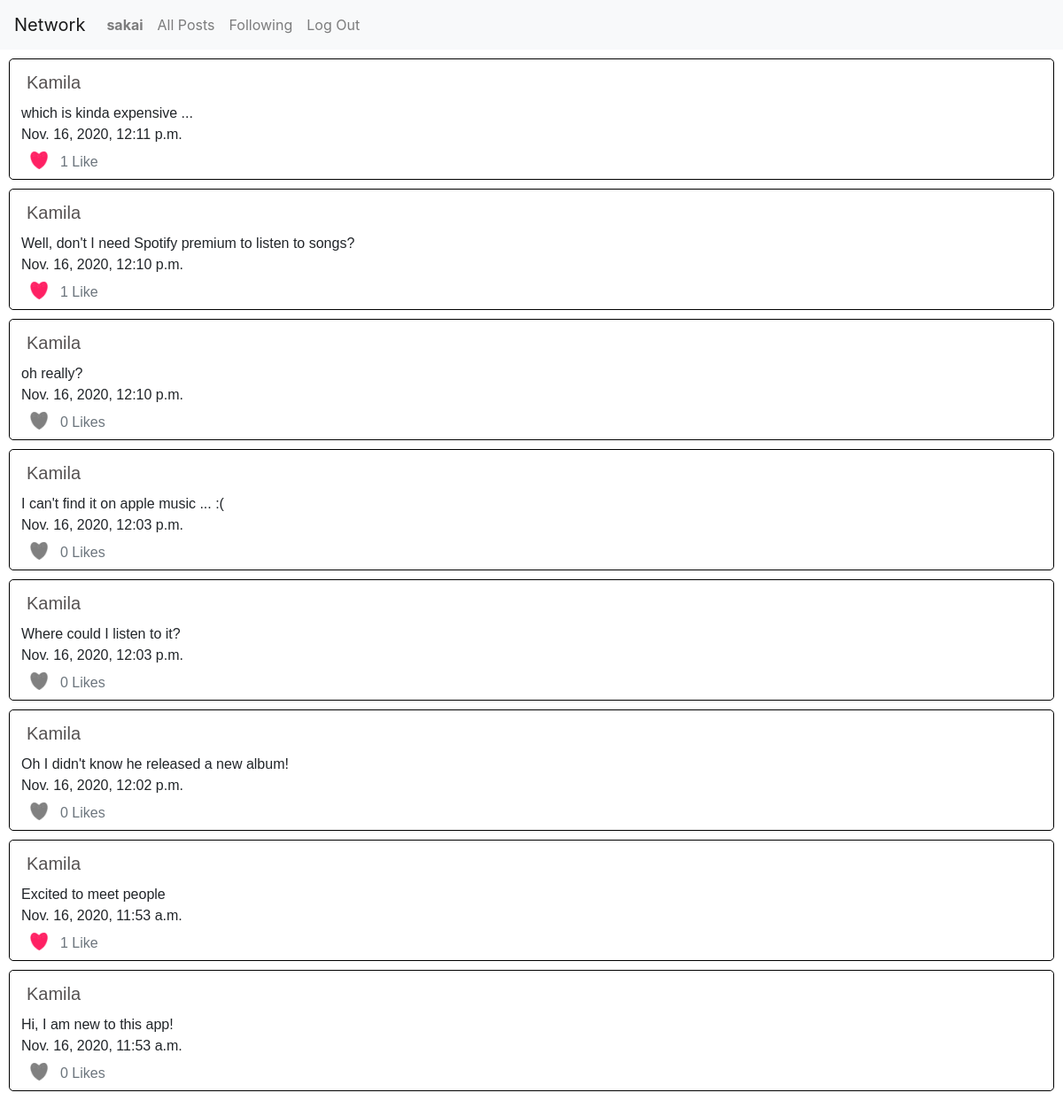
Page /following (signed in) on the committed database.
### network/models.py (models this page shows)
class User(AbstractUser):
    pass

class Post(models.Model):
    owner = models.ForeignKey("User", on_delete=models.PROTECT, related_name="posts")
    text = models.TextField(blank=True)
    timestamp = models.DateTimeField(auto_now_add=True)
    likes = models.ManyToManyField(User, blank=True, related_name="liked_posts")

### network/views.py (the view)
# urls.py: path("following", views.following, name="following"),
def following(request):
    current_user = request.user
    i_am_following = Follower.objects.filter(following=current_user).values_list("followed", flat=True)
    posts = Post.objects.filter(owner__in=i_am_following)
    posts = posts.order_by("-timestamp").all()
    paginator = Paginator(posts, 10)
    page_number = request.GET.get('page')
    page_obj = paginator.get_page(page_number)
    if request.user.is_authenticated:
        liked_posts = request.user.liked_posts.all()
    else:
        liked_posts = []
    return render(request, "network/following.html", {
        "page_obj": page_obj,
        "liked_posts" :liked_posts
    })

### network/templates/network/following.html (shortened to what this page needs)
{% extends "network/layout.html" %}
{% load static %}
{% block body %}
<div id="all-posts" >
    {% for post in page_obj %}
    <div id='{{post.id}}-container' style="margin:10px; padding:3px; padding-bottom:0; border-radius: 5px; border:thin solid black; font-family:Arial, Helvetica, sans-serif;">
        <p style="text-transform:capitalize; font-size: 20px; margin:0;"><a style="color: rgb(85, 81, 81); " class="nav-link" href="{% url 'profile' post.owner%}">{{post.owner}}</a></p>
        <div id='{{post.id}}-body' class="postbody">
            <p style="margin:0;"><span id="post_text-{{ post.id }}" >{{post.text}}</span></p>
            <p style="margin:0;"><span>{{post.timestamp}}</span></p>
            {% if post in liked_posts %}
                <div class="row unlike" data-postid="{{ post.id }}" data-userid="{{ user.id }}">
                    <img src="{% static 'network/redheart.png' %}" class="icon posttext" id="heart-{{ post.id }}">
                    {% if post.likes.count == 1 %}
                        <p class="text-secondary posttext" id="likes-{{ post.id }}">{{ post.likes.count }} Like</p><br>
                    {% else %}
                        <p class="text-secondary posttext" id="likes-{{ post.id }}">{{ post.likes.count }} Likes</p><br>
                    {% endif %}
                </div>
            {% else %}
                <div class="row like" data-postid="{{ post.id }}" data-userid="{{ user.id }}">
                    <img src="{% static 'network/heart.png' %}" class="icon posttext" id="heart-{{ post.id }}">
                    {% if post.likes.count == 1 %}
                        <p class="text-secondary posttext" id="likes-{{ post.id }}">{{ post.likes.count }} Like</p><br>
                    {% else %}
                        <p class="text-secondary posttext" id="likes-{{ post.id }}">{{ post.likes.count }} Likes</p><br>
                    {% endif %}
                </div>
            {% endif %}
        </div>
    </div>
    {% endfor %}
    <ul class="pagination" style="margin:10px; padding-bottom: 15px; font-size: 20px; font-family: Georgia, 'Times New Roman', Times, serif;">
    </ul>
</div>
{% endblock %}

### network/templates/network/layout.html (shortened to what this page needs)
{% load static %}
<!DOCTYPE html>
<html lang="en">
    <head>
        <link rel="stylesheet" href="https://stackpath.bootstrapcdn.com/bootstrap/4.4.1/css/bootstrap.min.css">
        <link href="{% static 'network/styles.css' %}" rel="stylesheet">
    </head>
    <body>
        <nav class="navbar navbar-expand-lg navbar-light bg-light">
            <a class="navbar-brand" href="#">Network</a>
            <div>
              <ul class="navbar-nav mr-auto">
                {% if user.is_authenticated %}
                    <li class="nav-item">
                        <a class="nav-link" href="{% url 'profile' user%}"><strong>{{ user.username }}</strong></a>
                    </li>
                {% endif %}
                <li class="nav-item">
                  <a class="nav-link" href="{% url 'index' %}">All Posts</a>
                </li>
                {% if user.is_authenticated %}
                    <li class="nav-item">
                        <a class="nav-link" href="{% url 'following' %}">Following</a>
                    </li>
                    <li class="nav-item">
                        <a class="nav-link" href="{% url 'logout' %}">Log Out</a>
                    </li>
                {% endif %}
              </ul>
            </div>
          </nav>
        <div class="body">
            {% block body %}
            {% endblock %}
        </div>
    </body>
</html>

### network/static/network/styles.css (style rules this page uses)
.icon { width:24px; height:24px; }
.posttext { margin: 5px; padding: 2px; }
.postbody { margin-left: 10px; }
.like, .unlike { margin-left: 3px; }

### rows in the picture
User: username "sakai"
Post: owner "Kamila", text "which is kinda expensive ...", timestamp "Nov. 16, 2020, 12:11 p.m.", likes.count "1"
Post: owner "Kamila", text "Well, don't I need Spotify premium to listen to songs?", timestamp "Nov. 16, 2020, 12:10 p.m.", likes.count "1"
Post: owner "Kamila", text "oh really?", timestamp "Nov. 16, 2020, 12:10 p.m.", likes.count "0"
Post: owner "Kamila", text "I can't find it on apple music ... :(", timestamp "Nov. 16, 2020, 12:03 p.m.", likes.count "0"
Post: owner "Kamila", text "Where could I listen to it?", timestamp "Nov. 16, 2020, 12:03 p.m.", likes.count "0"
Post: owner "Kamila", text "Oh I didn't know he released a new album!", timestamp "Nov. 16, 2020, 12:02 p.m.", likes.count "0"
Post: owner "Kamila", text "Excited to meet people", timestamp "Nov. 16, 2020, 11:53 a.m.", likes.count "1"
Post: owner "Kamila", text "Hi, I am new to this app!", timestamp "Nov. 16, 2020, 11:53 a.m.", likes.count "0"
